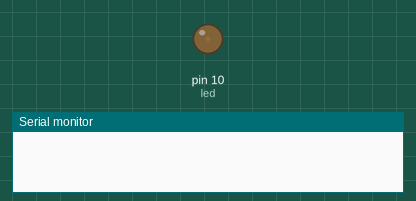
Simulated run of this sketch. Board: Arduino Uno, built with avr-gcc and run on an emulated ATmega328P. Shown: output pins drawn as LEDs (lit = HIGH), the last lines printed to the serial monitor.

Above: at 0.05 s.
At 2.45 s:
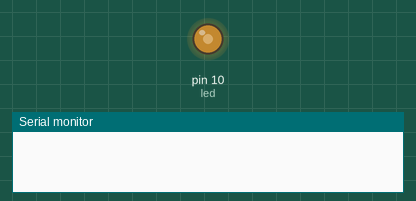
At 4.85 s:
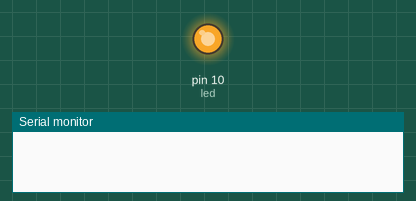
At 9.7 s:
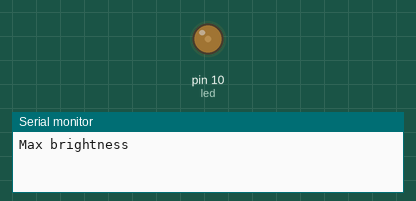
Timing chart, 0 to 14.6 s (numbered marks = the images above):
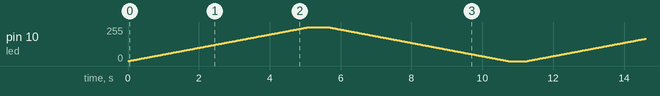

The sketch:

ledfade.ino
```cpp
int led = 10;

void setup() {
  Serial.begin(9600);
}

void loop() {
  for (int i = 0 ; i <= 255; i++) {
    analogWrite(led, i);
    delay(20);
  }
  Serial.println("Max brightness");
  delay(500);
  for (int i = 255 ; i >= 0; i--) {
    analogWrite(led, i);
    delay(20);
  }
  Serial.println("Min brightness");
  delay(500);
}
```
